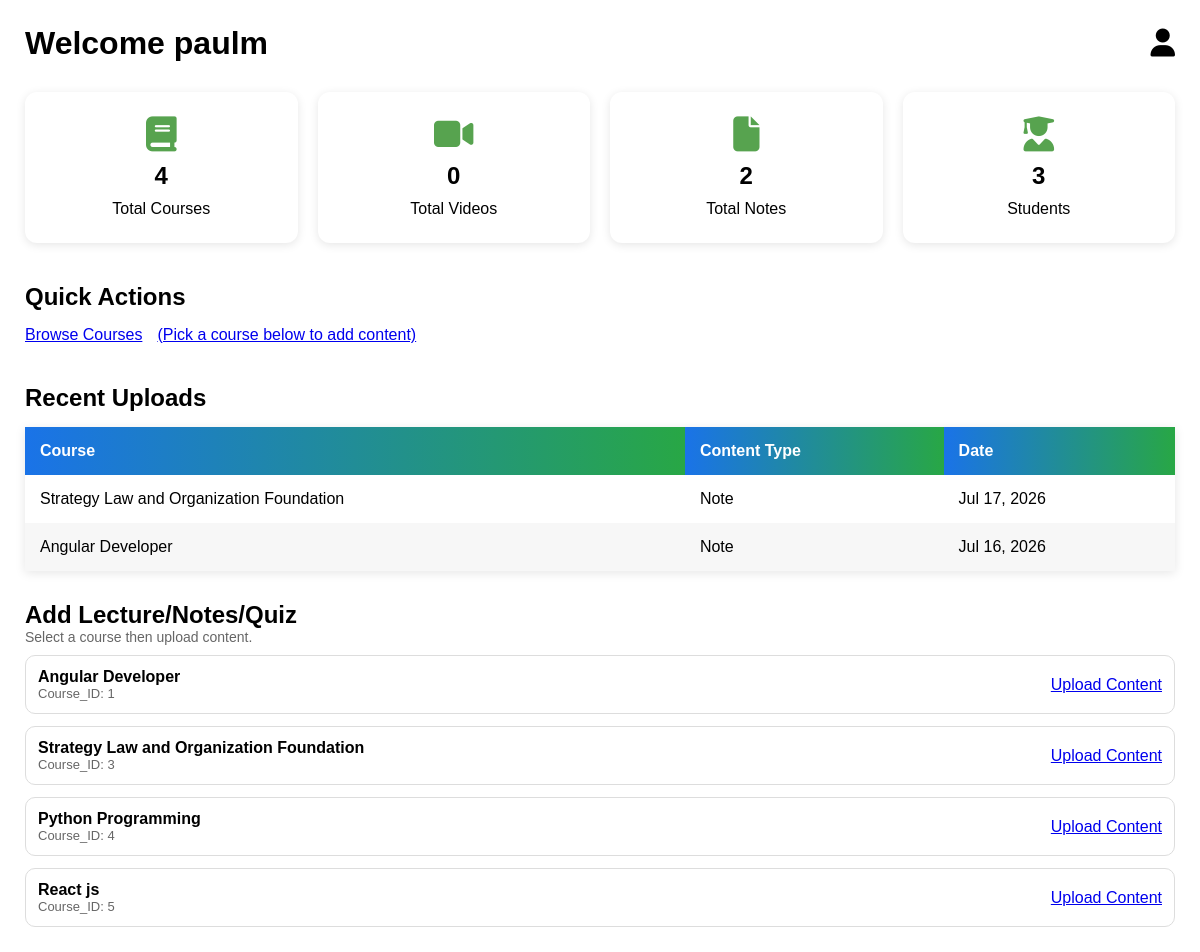
The page /facultydashboard/ (signed in) on the database as committed earlier.
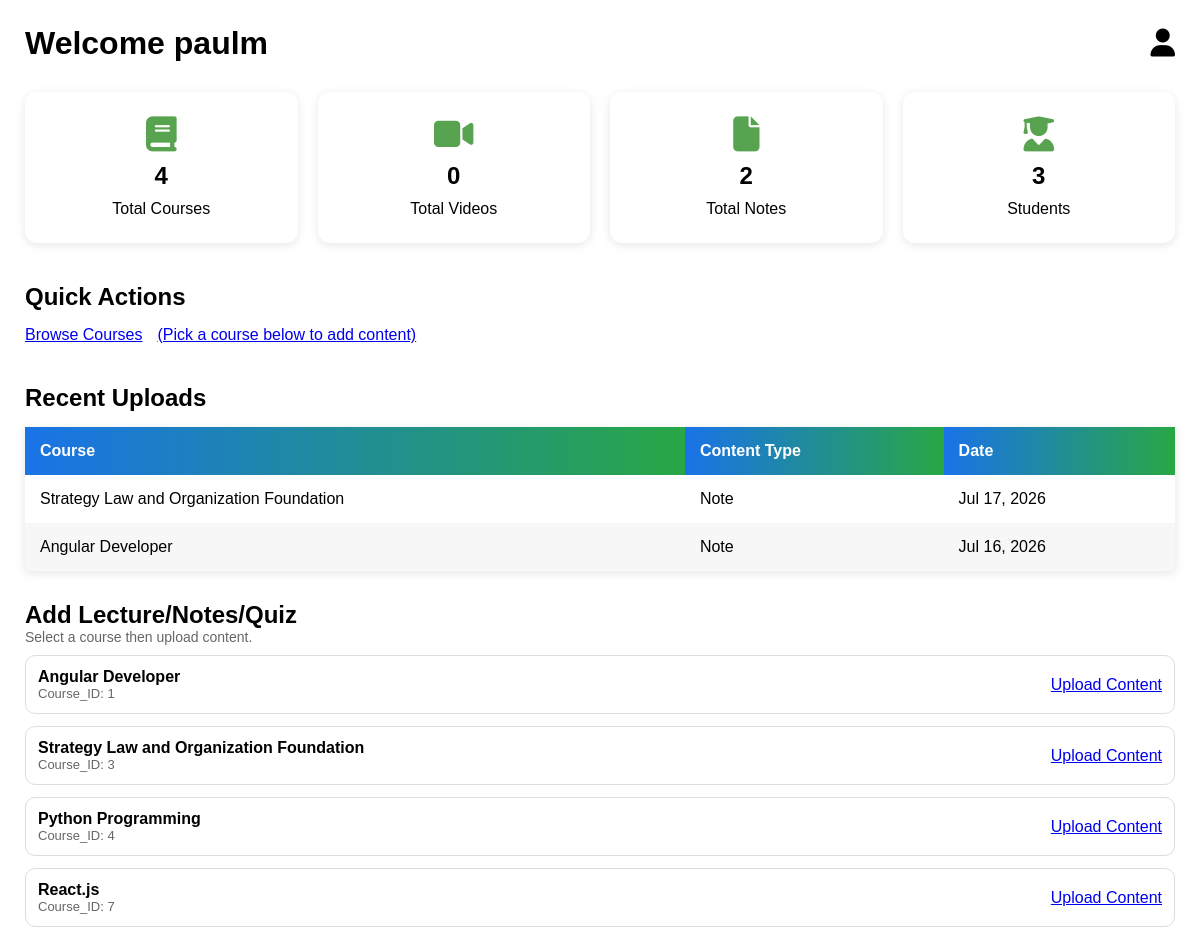
The same page on the database as committed later.
### myapp/models.py (models this page shows, shortened)
class CourseContent(models.Model):
    CONTENT_NOTE = 'note'
    CONTENT_VIDEO = 'video'
    CONTENT_QUIZ = 'quiz'
    CONTENT_TYPE_CHOICES = [
        (CONTENT_NOTE, 'Note'),
        (CONTENT_VIDEO, 'Video'),
        (CONTENT_QUIZ, 'Quiz'),
    ]
    course = models.ForeignKey('Courses', on_delete=models.CASCADE, related_name='contents')
    content_type = models.CharField(max_length=10, choices=CONTENT_TYPE_CHOICES)
    title = models.CharField(max_length=250)
    note_file = models.FileField(upload_to='course_notes/', blank=True, null=True)
    video_file = models.FileField(upload_to='course_videos/', blank=True, null=True)
    quiz_question = models.CharField(max_length=500, blank=True, null=True)
    quiz_answer = models.CharField(max_length=500, blank=True, null=True)
    created_by = models.ForeignKey('auth.User', on_delete=models.SET_NULL, null=True, blank=True)
    created_at = models.DateTimeField(auto_now_add=True)

class Courses(models.Model):
    user=models.ForeignKey('auth.user',on_delete=models.CASCADE)
    product_name=models.CharField(max_length=200)
    description=models.TextField(null=True)
    qty=models.IntegerField(default=1)
    product_image=models.ImageField(upload_to='product_images/',blank=True,null=True)
    price=models.DecimalField(max_digits=10,decimal_places=2)

### myapp/views.py (the view)
# urls.py: path('facultydashboard/',fcdash,name='facultydashboard'),
def fcdash(request):
    if not request.user.is_staff:
        return render(request, 'msg.html', {'message': 'Only faculty can access this page.'})
    courses_qs = Courses.objects.all()
    videos_count = CourseContent.objects.filter(content_type=CourseContent.CONTENT_VIDEO).count()
    notes_count = CourseContent.objects.filter(content_type=CourseContent.CONTENT_NOTE).count()
    students_count = Enrollment.objects.values('student_id').distinct().count()
    recent_uploads = (
        CourseContent.objects.select_related('course')
        .order_by('-created_at')[:5]
    )
    return render(
        request,
        'pages/facultydashboard.html',
        {
            'courses': courses_qs,
            'courses_count': courses_qs.count(),
            'videos_count': videos_count,
            'notes_count': notes_count,
            'students_count': students_count,
            'recent_uploads': recent_uploads,
        }
    )

### myapp/templates/pages/facultydashboard.html (shortened to what this page needs)
{%load static%}
<!DOCTYPE html>
<html lang="en">
<head>
<link rel="stylesheet"
href="https://cdnjs.cloudflare.com/ajax/libs/font-awesome/6.5.1/css/all.min.css">
<link rel="stylesheet" href="{% static 'style/faculty.css' %}?v=1">
</head>
<body>
<div class="container">
    <main class="main-content">
        <div class="header">
            <h1>Welcome {{ request.user.username }}</h1>
            <div class="profile">
                <i class="fa-solid fa-user"></i>
            </div>
        </div>
        <div class="cards">
            <div class="card">
                <i class="fa-solid fa-book"></i>
                <h2>{{ courses_count }}</h2>
                <p>Total Courses</p>
            </div>
            <div class="card">
                <i class="fa-solid fa-video"></i>
                <h2>{{ videos_count }}</h2>
                <p>Total Videos</p>
            </div>
            <div class="card">
                <i class="fa-solid fa-file"></i>
                <h2>{{ notes_count }}</h2>
                 <p class="pn">Total Notes</p>
            </div>
            <div class="card">
                <i class="fa-solid fa-user-graduate"></i>
                <h2>{{ students_count }}</h2>
                <p>Students</p>
            </div>
        </div>
        <section class="quick-actions">
            <h2>Quick Actions</h2>
            <div class="action-buttons">
                <a class="btn btn-primary" href="{% url 'index' %}">Browse Courses</a>
                <a class="btn btn-primary" href="#">(Pick a course below to add content)</a>
            </div>
        </section>
        <section class="recent">
            <h2>Recent Uploads</h2>
            <table>
                <thead>
                    <tr>
                        <th>Course</th>
                        <th>Content Type</th>
                        <th>Date</th>
                    </tr>
                </thead>
                <tbody>
                    {% if recent_uploads %}
                        {% for item in recent_uploads %}
                            <tr>
                                <td>{{ item.course.product_name }}</td>
                                <td>{{ item.get_content_type_display }}</td>
                                <td>{{ item.created_at|date:"M d, Y" }}</td>
                            </tr>
                        {% endfor %}
                    {% else %}
                        <tr>
                            <td colspan="3">No content uploaded yet.</td>
                        </tr>
                    {% endif %}
                </tbody>
            </table>
        </section>
        <section class="manage">
            <h2 style="margin-top:30px;">Add Lecture/Notes/Quiz</h2>
            <p style="color:#666; font-size:14px;">Select a course then upload content.</p>
            {% if courses %}
                <div style="display:grid; gap:12px; margin-top:10px;">
                    {% for c in courses %}
                        <div style="border:1px solid #ddd; border-radius:10px; padding:12px; display:flex; justify-content:space-between; align-items:center; gap:12px;">
                            <div>
                                <div style="font-weight:bold;">{{ c.product_name }}</div>
                                <div style="color:#666; font-size:13px;">Course_ID: {{ c.id }}</div>
                            </div>
                            <a class="btn btn-primary" href="{% url 'faculty_add_content' c.id %}">Upload Content</a>
                        </div>
                    {% endfor %}
                </div>
            {% else %}
                <p style="color:#666;">No courses found.</p>
            {% endif %}
        </section>
    </main>
</div>
</body>
</html>

Rows that differ between the two databases and show on the page:
removed Courses: product_name "React js", id "5"
added Courses: product_name "React.js", id "7"
